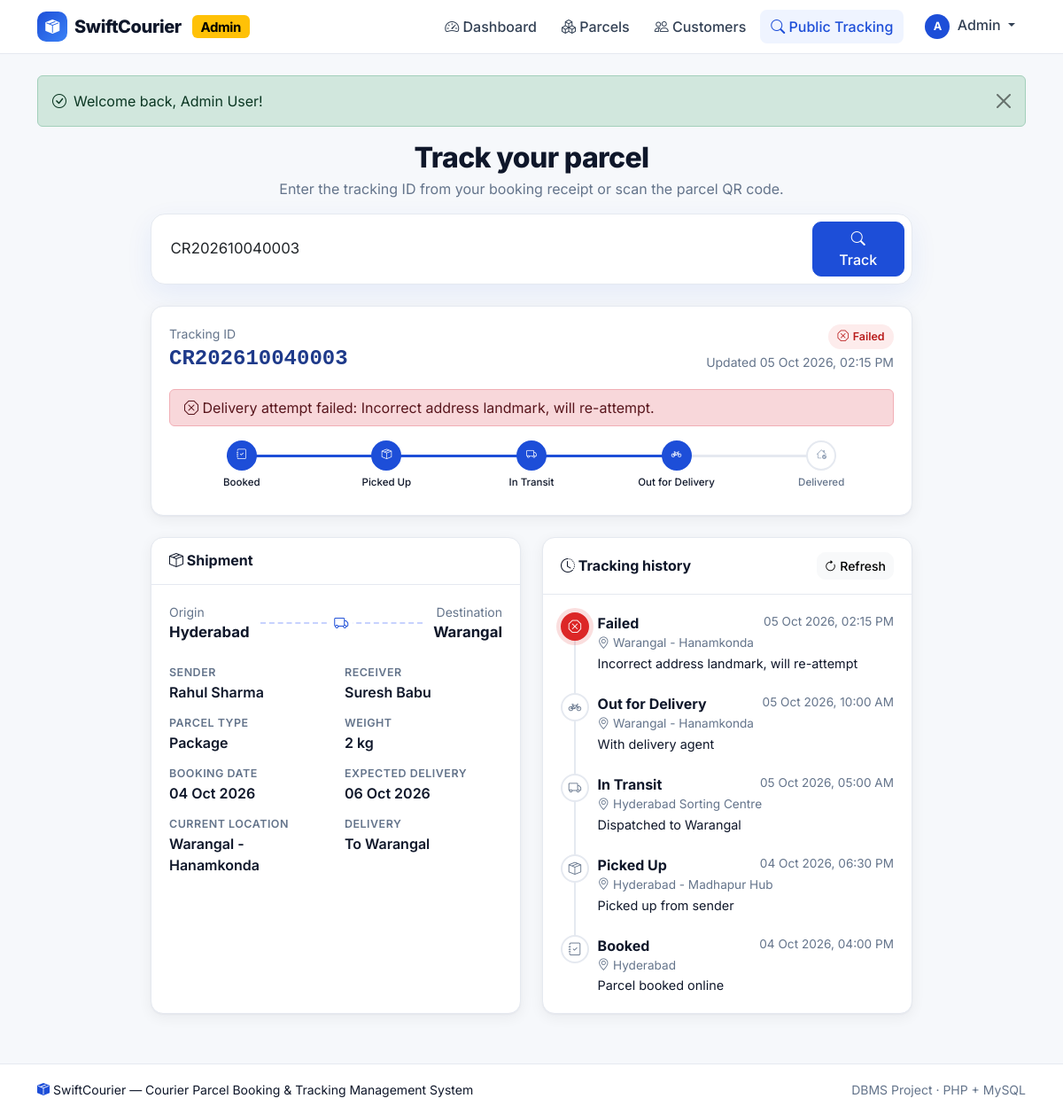
The page /track.php?tracking_id=CR202610040003 (signed in) on the database its author committed.
### tables this page shows
CREATE TABLE parcels (
    parcel_id              INT UNSIGNED AUTO_INCREMENT PRIMARY KEY,
    tracking_id            CHAR(14)     NOT NULL,
    customer_id            INT UNSIGNED NOT NULL,
    sender_name            VARCHAR(100) NOT NULL,
    sender_phone           VARCHAR(15)  NOT NULL,
    sender_address         VARCHAR(255) NOT NULL,
    sender_city            VARCHAR(60)  NOT NULL,
    receiver_name          VARCHAR(100) NOT NULL,
    receiver_phone         VARCHAR(15)  NOT NULL,
    receiver_address       VARCHAR(255) NOT NULL,
    receiver_city          VARCHAR(60)  NOT NULL,
    parcel_type            ENUM('Document','Package','Electronics','Fragile','Other') NOT NULL,
    weight_kg              DECIMAL(6,2) NOT NULL,
    booking_date           DATETIME     NOT NULL DEFAULT CURRENT_TIMESTAMP,
    expected_delivery_date DATE         NOT NULL,
    delivery_charge        DECIMAL(10,2) NOT NULL,
    payment_status         ENUM('Pending','Paid','Refunded') NOT NULL DEFAULT 'Pending',
    current_status         ENUM('Booked','Picked Up','In Transit','Out for Delivery','Delivered','Failed','Returned') NOT NULL DEFAULT 'Booked',
    created_at             TIMESTAMP NOT NULL DEFAULT CURRENT_TIMESTAMP,
    CONSTRAINT uq_parcels_tracking UNIQUE (tracking_id),
    CONSTRAINT fk_parcels_customer FOREIGN KEY (customer_id) REFERENCES users(user_id)
        ON UPDATE CASCADE ON DELETE RESTRICT,
    CONSTRAINT chk_parcels_weight CHECK (weight_kg > 0 AND weight_kg <= 50),
    CONSTRAINT chk_parcels_charge CHECK (delivery_charge >= 0),
    INDEX idx_parcels_status (current_status),
    INDEX idx_parcels_booking (booking_date)
);

CREATE TABLE tracking_history (
    history_id  INT UNSIGNED AUTO_INCREMENT PRIMARY KEY,
    parcel_id   INT UNSIGNED NOT NULL,
    status      ENUM('Booked','Picked Up','In Transit','Out for Delivery','Delivered','Failed','Returned') NOT NULL,
    location    VARCHAR(120) NOT NULL,
    remarks     VARCHAR(255) NULL,
    updated_by  INT UNSIGNED NULL,
    created_at  DATETIME NOT NULL DEFAULT CURRENT_TIMESTAMP,
    CONSTRAINT fk_history_parcel FOREIGN KEY (parcel_id) REFERENCES parcels(parcel_id)
        ON UPDATE CASCADE ON DELETE CASCADE,
    CONSTRAINT fk_history_user FOREIGN KEY (updated_by) REFERENCES users(user_id)
        ON UPDATE CASCADE ON DELETE SET NULL,
    INDEX idx_history_parcel_time (parcel_id, created_at)
);

### track.php (the view, shortened to what this page needs)
<?php
require_once __DIR__ . '/includes/init.php';
$tid = strtoupper(preg_replace('/\s+/', '', $_GET['tracking_id'] ?? ''));
$parcel = null;
$history = [];
if ($tid !== '') {
    if (!valid_tracking_id($tid)) {
        $error = 'That does not look like a valid tracking ID. It should look like CR202610050001.';
    } else {
        $parcel = db_one($conn, 'SELECT parcel_id, tracking_id, sender_name, sender_city, receiver_name, receiver_city,
                parcel_type, weight_kg, booking_date, expected_delivery_date, current_status
            FROM parcels WHERE tracking_id = ?', 's', [$tid]);
        if (!$parcel) {
            $error = 'No parcel found with tracking ID ' . $tid . '. Please check and try again.';
        } else {
            $history = db_all($conn, 'SELECT status, location, remarks, created_at FROM tracking_history
                                      WHERE parcel_id = ? ORDER BY created_at DESC, history_id DESC', 'i', [$parcel['parcel_id']]);
        }
    }
}
$flow = ['Booked', 'Picked Up', 'In Transit', 'Out for Delivery', 'Delivered'];
require __DIR__ . '/includes/header.php';
?>
<div class="mx-auto" style="max-width:860px">
    <div class="text-center mb-3">
        <h2 class="page-title">Track your parcel</h2>
        <p class="text-muted mb-3">Enter the tracking ID from your booking receipt or scan the parcel QR code.</p>
    </div>
    <form method="get" class="track-box mb-4">
        <input type="text" name="tracking_id" class="form-control" value="<?= e($tid) ?>" placeholder="e.g. CR202610010001" maxlength="20" required aria-label="Tracking ID">
        <button class="btn btn-primary px-4" type="submit"><i class="bi bi-search"></i> Track</button>
    </form>
    <?php if ($parcel):
        $status = $parcel['current_status'];
        $latest = $history[0] ?? null;
        $stepIndex = array_search($status, $flow, true);
        if ($stepIndex === false) {
            $stepIndex = 0;
            foreach ($history as $h) {
                $i = array_search($h['status'], $flow, true);
                if ($i !== false && $i > $stepIndex) $stepIndex = $i;
            }
        }
        $deliveredAt = null;
        $pct = $stepIndex / (count($flow) - 1) * 84;
    ?>
        <div class="card-x mb-4">
            <div class="card-body-x">
                <div class="d-flex flex-wrap justify-content-between align-items-start gap-2 mb-3">
                    <div>
                        <div class="small text-muted">Tracking ID</div>
                        <div class="tid fs-4"><?= e($parcel['tracking_id']) ?></div>
                    </div>
                    <div class="text-end">
                        <?= status_badge($status) ?>
                        <div class="small text-muted mt-1">Updated <?= e(fmt_date($latest['created_at'] ?? $parcel['booking_date'], true)) ?></div>
                    </div>
                </div>
                <?php if ($status === 'Delivered'): ?>
                    <div class="alert alert-success py-2 mb-3"><i class="bi bi-house-check"></i> Delivered on <b><?= e(fmt_date($deliveredAt, true)) ?></b></div>
                <?php elseif ($status === 'Failed'): ?>
                    <div class="alert alert-danger py-2 mb-3"><i class="bi bi-x-octagon"></i> Delivery attempt failed<?= $latest && $latest['remarks'] ? ': ' . e($latest['remarks']) : '' ?>.</div>
                <?php elseif ($status === 'Returned'): ?>
                    <div class="alert alert-secondary py-2 mb-3"><i class="bi bi-arrow-return-left"></i> This parcel was returned to the sender.</div>
                <?php else: ?>
                    <div class="alert alert-primary py-2 mb-3" style="background:var(--brand-soft);border-color:#c7d7fe;color:var(--brand-dark)"><i class="bi bi-calendar-check"></i> Expected delivery by <b><?= e(fmt_date($parcel['expected_delivery_date'])) ?></b></div>
                <?php endif; ?>
                <div class="progress-steps mb-2">
                    <div class="bar" style="width:<?= round($pct, 1) ?>%"></div>
                    <?php foreach ($flow as $i => $s): ?>
                        <div class="ps <?= $i <= $stepIndex ? 'done' : '' ?>"><div class="c"><i class="bi bi-<?= status_icon($s) ?>"></i></div><?= e($s) ?></div>
                    <?php endforeach; ?>
                </div>
            </div>
        </div>
        <div class="row g-4">
            <div class="col-md-6">
                <div class="card-x h-100">
                    <div class="card-head"><h6><i class="bi bi-box-seam"></i> Shipment</h6></div>
                    <div class="card-body-x">
                        <div class="route mb-4">
                            <div><div class="small text-muted">Origin</div><div class="city"><?= e($parcel['sender_city']) ?></div></div>
                            <div class="line"><i class="bi bi-truck"></i></div>
                            <div class="text-end"><div class="small text-muted">Destination</div><div class="city"><?= e($parcel['receiver_city']) ?></div></div>
                        </div>
                        <div class="kv">
                            <div><div class="k">Sender</div><div class="v"><?= e($parcel['sender_name']) ?></div></div>
                            <div><div class="k">Receiver</div><div class="v"><?= e($parcel['receiver_name']) ?></div></div>
                            <div><div class="k">Parcel type</div><div class="v"><?= e($parcel['parcel_type']) ?></div></div>
                            <div><div class="k">Weight</div><div class="v"><?= e((float)$parcel['weight_kg']) ?> kg</div></div>
                            <div><div class="k">Booking date</div><div class="v"><?= e(fmt_date($parcel['booking_date'])) ?></div></div>
                            <div><div class="k">Expected delivery</div><div class="v"><?= e(fmt_date($parcel['expected_delivery_date'])) ?></div></div>
                            <div><div class="k">Current location</div><div class="v"><?= e($latest['location'] ?? $parcel['sender_city']) ?></div></div>
                            <div><div class="k">Delivery</div><div class="v"><?= $deliveredAt ? 'Delivered ' . e(fmt_date($deliveredAt)) : ($status === 'Returned' ? 'Returned to sender' : 'To ' . e($parcel['receiver_city'])) ?></div></div>
                        </div>
                    </div>
                </div>
            </div>
            <div class="col-md-6">
                <div class="card-x h-100">
                    <div class="card-head"><h6><i class="bi bi-clock-history"></i> Tracking history</h6>
                        <a href="<?= e(url('track.php?tracking_id=' . $parcel['tracking_id'])) ?>" class="btn btn-sm btn-light"><i class="bi bi-arrow-clockwise"></i> Refresh</a></div>
                    <div class="card-body-x"><?php require __DIR__ . '/includes/timeline.php'; ?></div>
                </div>
            </div>
        </div>
    <?php elseif ($tid === ''): ?>
        <div class="card-x"><div class="empty-state"><i class="bi bi-qr-code-scan"></i>Tip: scanning a parcel's QR code opens this page with the tracking details already filled in.</div></div>
    <?php endif; ?>
</div>
<?php require __DIR__ . '/includes/footer.php'; ?>

### includes/functions.php (shortened to what this page needs)
<?php
function e($value): string
{
    return htmlspecialchars((string)$value, ENT_QUOTES, 'UTF-8');
}
function app_path(): string
{
    static $path = null;
    if ($path === null) {
        $root = str_replace('\\', '/', realpath($_SERVER['DOCUMENT_ROOT'] ?? '') ?: '');
        $app  = str_replace('\\', '/', realpath(__DIR__ . '/..'));
        $path = ($root !== '' && stripos($app, $root) === 0) ? substr($app, strlen($root)) : '';
        $path = rtrim($path, '/');
    }
    return $path;
}
function url(string $page = ''): string
{
    return app_path() . '/' . ltrim($page, '/');
}
function render_flash(): string
{
    $html = '';
    foreach ($_SESSION['flash'] ?? [] as $f) {
        $icon = $f['type'] === 'success' ? 'check-circle' : ($f['type'] === 'danger' ? 'exclamation-octagon' : 'info-circle');
        $html .= '<div class="alert alert-' . e($f['type']) . ' alert-dismissible fade show d-flex align-items-center gap-2" role="alert">'
            . '<i class="bi bi-' . $icon . '"></i><div>' . e($f['msg']) . '</div>'
            . '<button type="button" class="btn-close" data-bs-dismiss="alert" aria-label="Close"></button></div>';
    }
    return $html;
}
function status_class(string $status): string
{
    return 'status-' . strtolower(str_replace(' ', '-', $status));
}
function status_icon(string $status): string
{
    return [
        'Booked' => 'journal-check', 'Picked Up' => 'box-seam', 'In Transit' => 'truck',
        'Out for Delivery' => 'bicycle', 'Delivered' => 'house-check', 'Failed' => 'x-octagon',
        'Returned' => 'arrow-return-left',
    ][$status] ?? 'circle';
}
function status_badge(string $status): string
{
    return '<span class="status-badge ' . status_class($status) . '"><i class="bi bi-' . status_icon($status) . '"></i> ' . e($status) . '</span>';
}
function fmt_date(?string $d, bool $withTime = false): string
{
    return date($withTime ? 'd M Y, h:i A' : 'd M Y', strtotime($d));
}
function db_all(mysqli $conn, string $sql, string $types = '', array $params = []): array
{
    $stmt = $conn->prepare($sql);
    if ($types !== '') {
        $stmt->bind_param($types, ...$params);
    }
    $stmt->execute();
    return $stmt->get_result()->fetch_all(MYSQLI_ASSOC);
}
function db_one(mysqli $conn, string $sql, string $types = '', array $params = []): ?array
{
    return db_all($conn, $sql, $types, $params)[0] ?? null;
}

### includes/timeline.php (shortened to what this page needs)
<?php if (!$history): ?>
    <div class="empty-state"><i class="bi bi-clock-history"></i>No tracking events recorded yet.</div>
<?php else: ?>
    <ul class="timeline">
        <?php foreach ($history as $i => $h):
            $cls = $i === 0 ? 'latest' : '';
            if ($i === 0 && in_array($h['status'], ['Failed', 'Returned'], true)) $cls .= ' is-failed';
        ?>
            <li class="<?= $cls ?>">
                <span class="dot"><i class="bi bi-<?= status_icon($h['status']) ?>"></i></span>
                <div class="d-flex flex-wrap justify-content-between gap-1">
                    <span class="t-title"><?= e($h['status']) ?></span>
                    <span class="t-meta"><?= e(fmt_date($h['created_at'], true)) ?></span>
                </div>
                <div class="t-meta"><i class="bi bi-geo-alt"></i> <?= e($h['location']) ?></div>
                <?php if ($h['remarks'] !== null && $h['remarks'] !== ''): ?><div class="t-remark"><?= e($h['remarks']) ?></div><?php endif; ?>
            </li>
        <?php endforeach; ?>
    </ul>
<?php endif; ?>

### rows shown on the page
parcels: tracking "CR202610040003", current_status "Failed", sender_city "Hyderabad", receiver_city "Warangal", sender_name "Rahul Sharma", receiver_name "Suresh Babu", parcel_type "Package", weight_kg "2", booking_date "04 Oct 2026", expected_delivery_date "06 Oct 2026"
tracking_history: created_at "05 Oct 2026, 02:15 PM", remarks "Incorrect address landmark, will re-attempt", location "Warangal - Hanamkonda", status "Failed"
tracking_history: status "Out for Delivery", created_at "05 Oct 2026, 10:00 AM", location "Warangal - Hanamkonda", remarks "With delivery agent"
tracking_history: status "In Transit", created_at "05 Oct 2026, 05:00 AM", location "Hyderabad Sorting Centre", remarks "Dispatched to Warangal"
tracking_history: status "Picked Up", created_at "04 Oct 2026, 06:30 PM", location "Hyderabad - Madhapur Hub", remarks "Picked up from sender"
tracking_history: status "Booked", created_at "04 Oct 2026, 04:00 PM", location "Hyderabad", remarks "Parcel booked online"

### other values the page prints
APP_NAME "SwiftCourier"
$label "Dashboard Parcels Customers Public Tracking"
substr($user['name'], 0, 1) "A"
explode(' ', $user['name'])[0] "Admin"
$f['msg'] "Welcome back, Admin User!"
$s "Booked"
$s "Picked Up"
$s "In Transit"
$s "Out for Delivery"
$s "Delivered"
